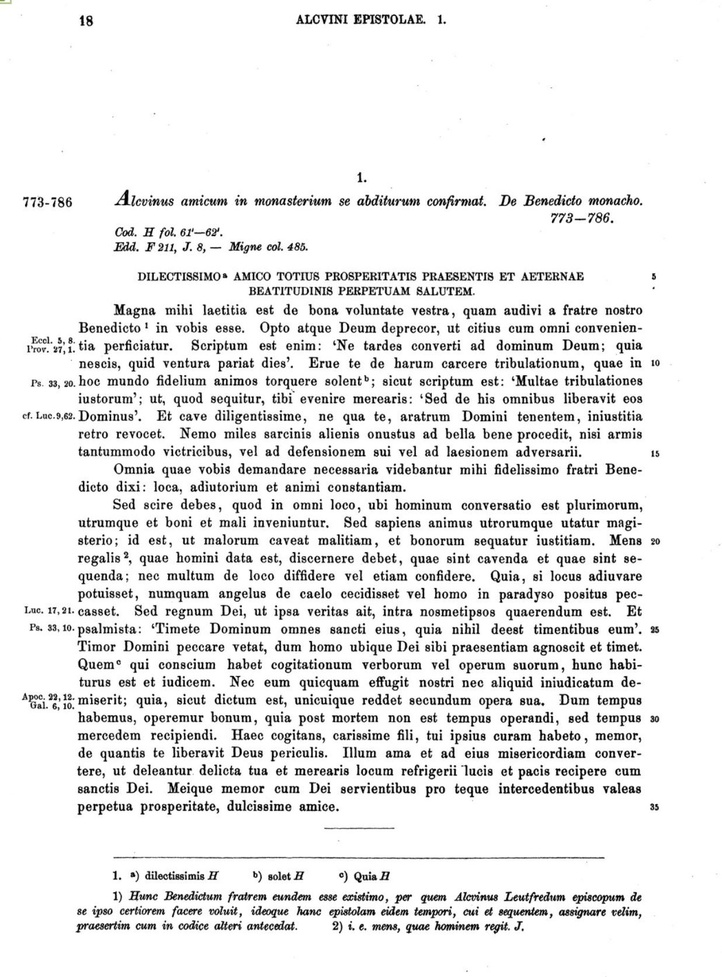
#> input picture OCR/data/sample_mgh.JPG, 722 x 977 px, shrunk from 1236 x 1672 before the run, found by its file name
$ jupyter execute --allow-errors 7_side_notes.ipynb
#> lines starting #> are read from the running program, lines starting #| are printed output that depends on the picture; after the words box and inside, x2 and y2 are one past the last pixel; in counts of white or black regions, pixels touching at a corner belong together
 Morphological operations (dilate, erode, open, close)

#  side Notes

[cell 1]
import pytesseract
import cv2


image = cv2.imread('data/sample_mgh.jpg')
#> image is the input picture: shape (977, 722, 3); mean B, G, R 233.6, 233.6, 233.6
base_image = image.copy()

gray = cv2.cvtColor(image, cv2.COLOR_BGR2GRAY)
blur = cv2.GaussianBlur(gray, (7,7), 0)
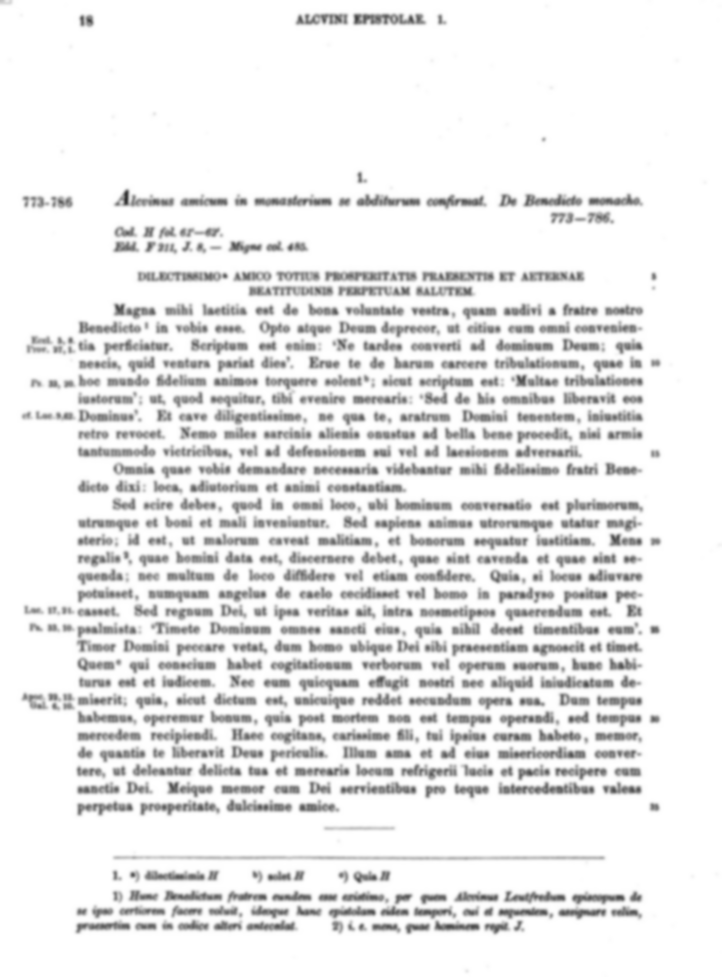
#> blur: shape (977, 722); min 52, max 255, mean 233.6
thresh = cv2.threshold(blur, 0, 255, cv2.THRESH_BINARY_INV + cv2.THRESH_OTSU)[1]
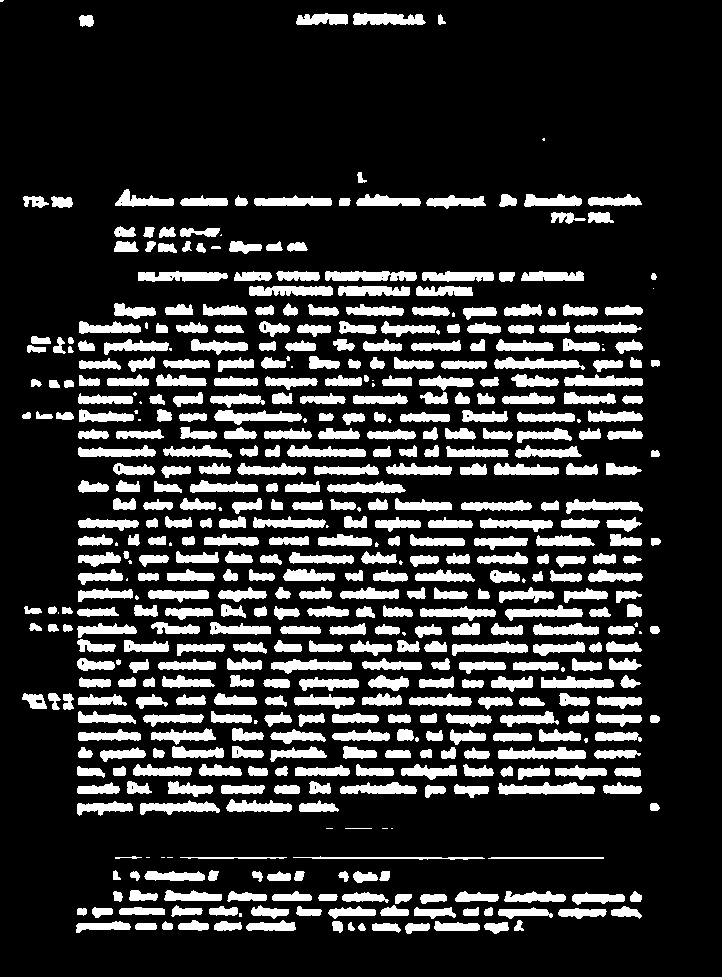
#> thresh: shape (977, 722); 18.9% white; 515 white regions (47 under 20 px), largest, box (x1, y1, x2, y2) and area: (498, 782, 595, 795) 851, (325, 271, 417, 281) 784, (498, 747, 586, 759) 762

# Create rectangular structuring element and dilate
kernel = cv2.getStructuringElement(cv2.MORPH_RECT, (3,25))
dilate = cv2.dilate(thresh, kernel, iterations=1)
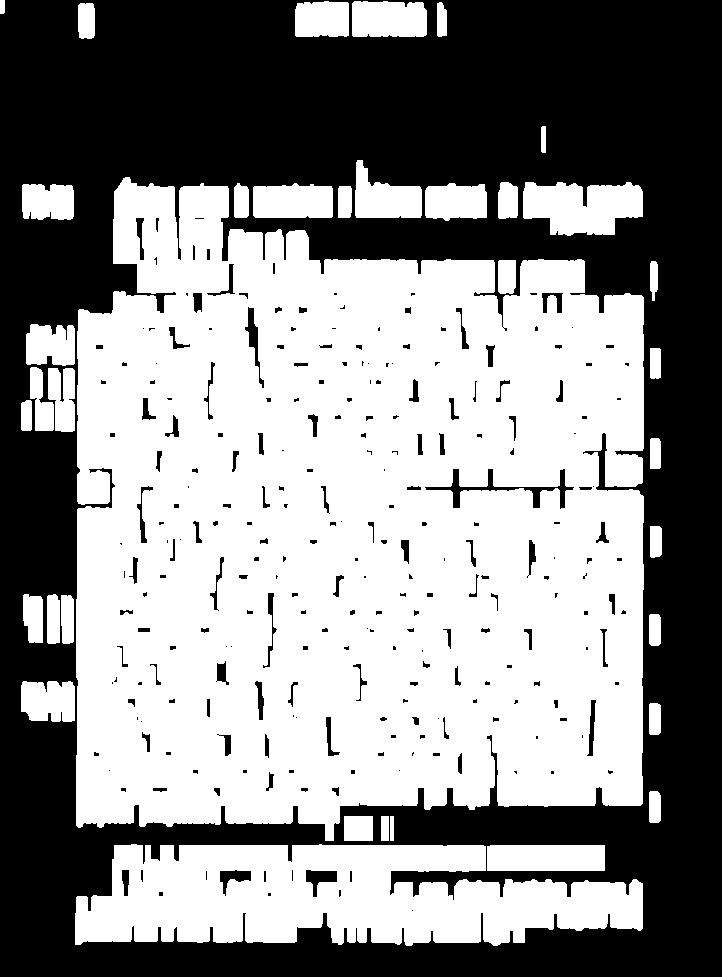
#> dilate: shape (977, 722); 54.6% white; 255 black regions (129 under 20 px)

# Find contours and draw rectangle
cnts = cv2.findContours(dilate, cv2.RETR_EXTERNAL, cv2.CHAIN_APPROX_SIMPLE)
#> cnts = 36 contours; largest, box (x1, y1, x2, y2) and area: (76, 177, 644, 841) 314852, (75, 844, 643, 946) 42190, (523, 182, 643, 236) 4766, (487, 845, 605, 871) 2922, (352, 1, 427, 37) 2474
cnts = cnts[0] if len(cnts) == 2 else cnts[1]
cnts = sorted(cnts, key=lambda x: cv2.boundingRect(x)[1])
main_text = ""
#> (the rest of this cell did not finish here and is left out)
